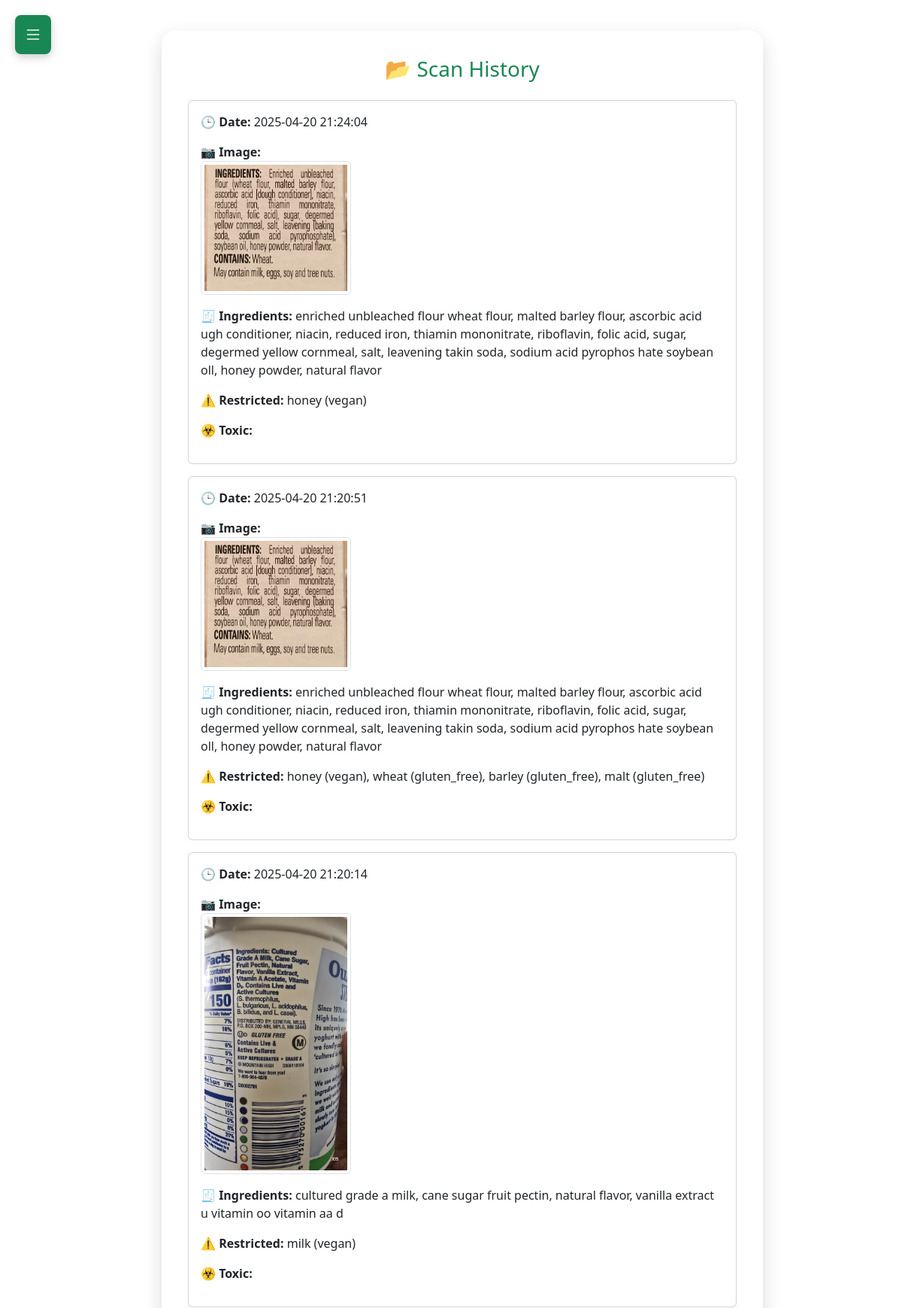
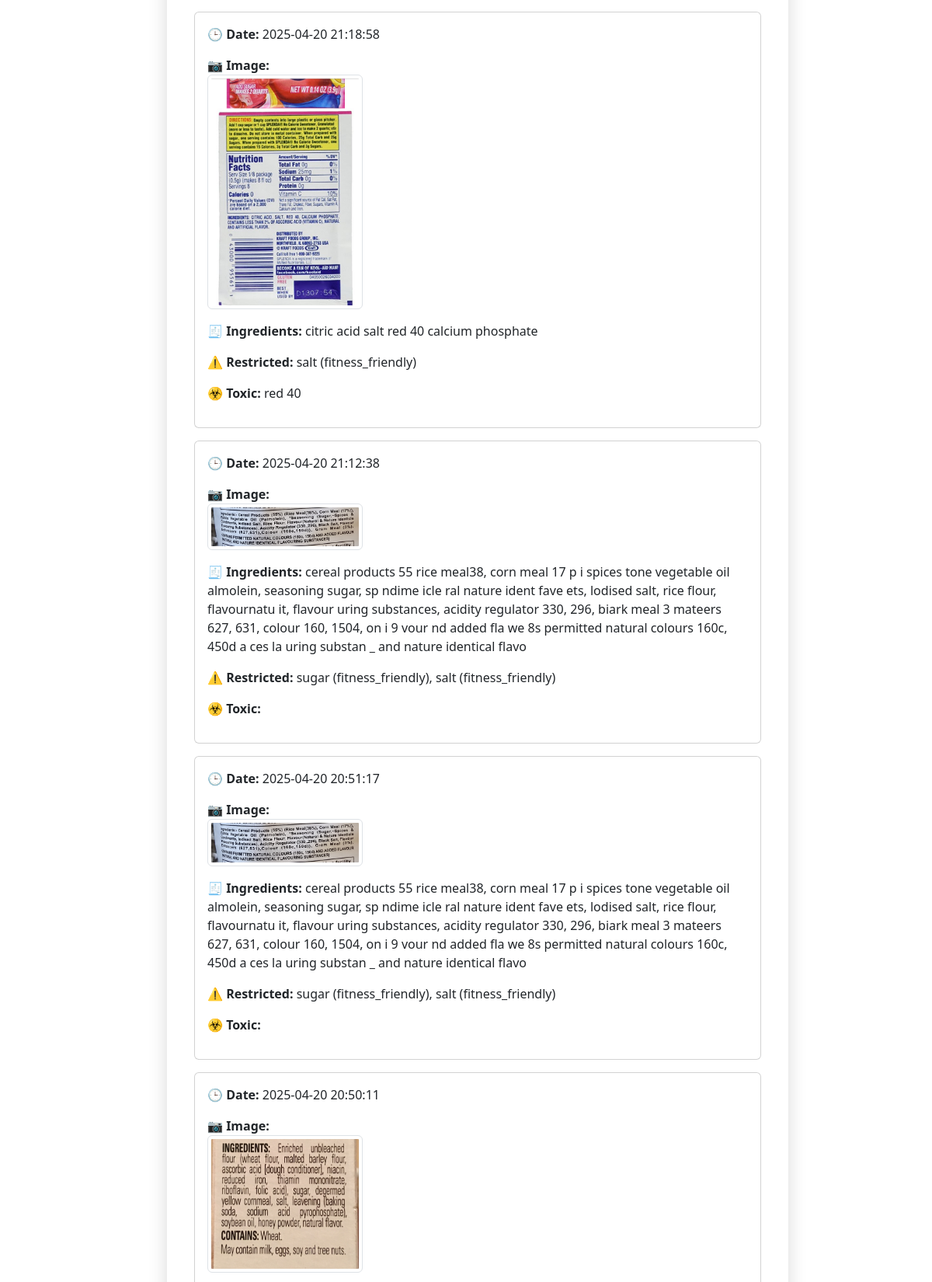
The app's page /history (signed in, upper part) with its own data (2 pictures, top to bottom).
### app.py (models this page shows)
class Scan(db.Model):
    id = db.Column(db.Integer, primary_key=True)
    user_id = db.Column(db.Integer, db.ForeignKey("user.id"), nullable=False)
    image_path = db.Column(db.String(300))
    ingredients = db.Column(db.Text)
    restricted = db.Column(db.Text)
    toxicity = db.Column(db.Text)
    timestamp = db.Column(db.DateTime, default=lambda: datetime.now(mountain_tz))
    user = db.relationship("User", backref="scans")

### app.py (the view)
@app.route("/history")
@login_required
def history():
    user_scans = Scan.query.filter_by(user_id=current_user.id).order_by(Scan.timestamp.desc()).all()
    return render_template("history.html", scans=user_scans)

### app.py (called while the page is built)
@login_manager.user_loader
def load_user(user_id):
    return User.query.get(int(user_id))

### templates/history.html
{% extends "base.html" %}
{% block content %}
<div class="glass-box mx-auto" style="max-width: 800px;">
  <h3 class="text-center text-success mb-4">📂 Scan History</h3>
  {% if scans %}
    {% for scan in scans %}
      <div class="card mb-3">
        <div class="card-body">
          <p><strong>🕒 Date:</strong> {{ scan.timestamp.strftime('%Y-%m-%d %H:%M:%S') }}</p>
          {% if scan.image_path %}
            <p><strong>📷 Image:</strong><br />
              <img src="{{ scan.image_path }}" class="img-thumbnail" style="max-width: 200px;" />
            </p>
          {% endif %}
          <p><strong>🧾 Ingredients:</strong> {{ scan.ingredients }}</p>
          <p><strong>⚠️ Restricted:</strong> {{ scan.restricted }}</p>
          <p><strong>☣️ Toxic:</strong> {{ scan.toxicity }}</p>
        </div>
      </div>
    {% endfor %}
  {% else %}
    <p class="text-muted text-center">You have not scanned anything yet.</p>
  {% endif %}
</div>
{% endblock %}

### templates/base.html (shortened to what this page needs)
<!DOCTYPE html>
<html lang="en">
  <head>
    <link href="https://cdn.jsdelivr.net/npm/bootstrap@5.3.0/dist/css/bootstrap.min.css" rel="stylesheet" />
    <link href="https://cdn.jsdelivr.net/npm/bootstrap-icons@1.10.5/font/bootstrap-icons.css" rel="stylesheet" />
  </head>
  <body>
    <button class="toggle-btn" onclick="toggleSidebar()">
      <i class="bi bi-list fs-4"></i>
    </button>
    <div id="main-content" class="main-content full">
      {% block content %}{% endblock %}
    </div>
  </body>
</html>

### templates/base.html (style rules this page uses)
html, body { height: 100%; margin: 0; background: url("/static/bg6.png") no-repeat center center fixed; background-size: cover; font-family: "Segoe UI", sans-serif; transition: background-color 0.3s, color 0.3s; }
.main-content { margin-left: 250px; transition: margin-left 0.3s ease-in-out; min-height: 100vh; display: flex; align-items: center; justify-content: center; padding: 40px 30px 40px 60px; }
.main-content.full { margin-left: 0; }
.glass-box { background-color: rgba(255, 255, 255, 0.95); padding: 35px; border-radius: 20px; box-shadow: 0 10px 25px rgba(0, 0, 0, 0.15); width: 100%; max-width: 700px; }
.toggle-btn { position: fixed; top: 20px; left: 20px; background-color: #198754; color: white; border: none; border-radius: 8px; padding: 8px 12px; z-index: 1101; box-shadow: 0 4px 12px rgba(0, 0, 0, 0.2); }

### records on screen
Scan: timestamp "2025-04-20 21:24:04", ingredients "enriched unbleached flour wheat flour, malted barley flour, ascorbic acid ugh conditioner, niacin, reduced iron, thiamin mononitrate, riboflavin, folic acid, sugar, degermed yellow cornmeal, salt, leavening takin soda, sodium acid pyrophos hate soybean oll, honey powder, natural flavor", restricted "honey (vegan)"
Scan: timestamp "2025-04-20 21:20:51", ingredients "enriched unbleached flour wheat flour, malted barley flour, ascorbic acid ugh conditioner, niacin, reduced iron, thiamin mononitrate, riboflavin, folic acid, sugar, degermed yellow cornmeal, salt, leavening takin soda, sodium acid pyrophos hate soybean oll, honey powder, natural flavor", restricted "honey (vegan), wheat (gluten_free), barley (gluten_free), malt (gluten_free)"
Scan: timestamp "2025-04-20 21:20:14", shows a picture, ingredients "cultured grade a milk, cane sugar fruit pectin, natural flavor, vanilla extract u vitamin oo vitamin aa d", restricted "milk (vegan)"
Scan: timestamp "2025-04-20 21:18:58", shows a picture, ingredients "citric acid salt red 40 calcium phosphate", restricted "salt (fitness_friendly)", toxicity "red 40"
Scan: timestamp "2025-04-20 21:12:38", ingredients "cereal products 55 rice meal38, corn meal 17 p i spices tone vegetable oil almolein, seasoning sugar, sp ndime icle ral nature ident fave ets, lodised salt, rice flour, flavournatu it, flavour uring substances, acidity regulator 330, 296, biark meal 3 mateers 627, 631, colour 160, 1504, on i 9 vour nd added fla we 8s permitted natural colours 160c, 450d a ces la uring substan _ and nature identical flavo", restricted "sugar (fitness_friendly), salt (fitness_friendly)"
Scan: timestamp "2025-04-20 20:51:17", ingredients "cereal products 55 rice meal38, corn meal 17 p i spices tone vegetable oil almolein, seasoning sugar, sp ndime icle ral nature ident fave ets, lodised salt, rice flour, flavournatu it, flavour uring substances, acidity regulator 330, 296, biark meal 3 mateers 627, 631, colour 160, 1504, on i 9 vour nd added fla we 8s permitted natural colours 160c, 450d a ces la uring substan _ and nature identical flavo", restricted "sugar (fitness_friendly), salt (fitness_friendly)"
Scan: timestamp "2025-04-20 20:50:11"
